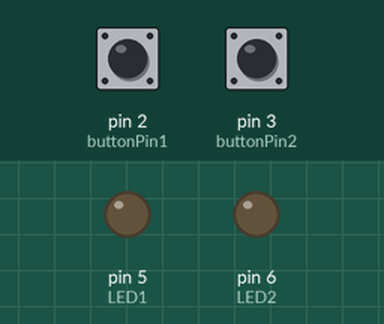
Recording of a sketch running on a simulated Arduino Uno, built with avr-gcc and run on an emulated ATmega328P. Parts: output pins drawn as LEDs (lit = HIGH). The inputs (shaded band) are chosen by the test bench; at power-on: pin 2 (buttonPin1) HIGH, pin 3 (buttonPin2) HIGH.

Above: at 1.2 s.
1.3 s: pin 2 (buttonPin1) pulled LOW for 0.15 s
At 1.37 s:
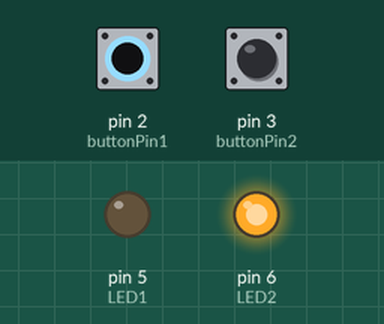
2.9 s: pin 3 (buttonPin2) pulled LOW for 0.15 s
At 2.97 s:
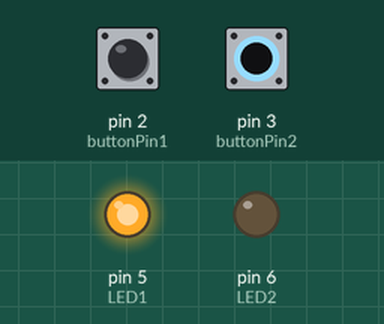
4.5 s: pin 3 (buttonPin2) pulled LOW for 3.2 s
At 8.3 s:
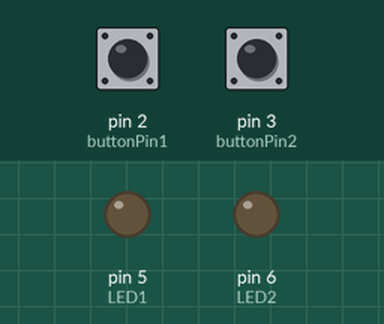
9.2 s: pin 2 (buttonPin1) pulled LOW for 3.2 s
At 9.5 s:
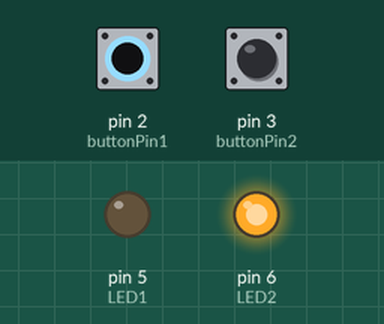
Timing chart, 0 to 13.9 s (numbered marks = the images above; inputs shaded):
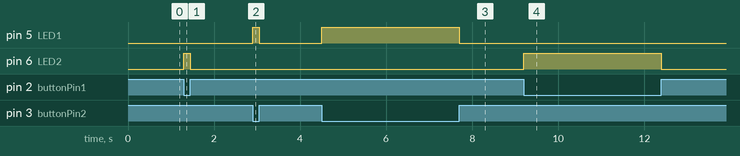

Measured:
- after the input at 1.3 s, pin 6 (LED2): LOW → HIGH at once, → LOW 0.15 s later
- after the input at 2.9 s, pin 5 (LED1): LOW → HIGH at once, → LOW 0.15 s later
- after the input at 4.5 s, pin 5 (LED1): LOW → HIGH at once, → LOW 3.2 s later
- after the input at 9.2 s, pin 6 (LED2): LOW → HIGH at once, → LOW 3.2 s later

The sketch:

AlambrarCodigo.ino
```cpp
int buttonPin1 = 2;
int buttonPin2 = 3;
int LED1 = 5;
int LED2 = 6;

void setup() {
  // Define the two LED pins as outputs
  pinMode(LED1, OUTPUT);
  pinMode(LED2, OUTPUT);
  // Define the two buttons as inputs with the internal pull-up resistor  activated
  pinMode(buttonPin1, INPUT_PULLUP);
  pinMode(buttonPin2, INPUT_PULLUP);
}
void loop() {
  // Read the value of the inputs. It can be either 0 or 1
  // 0 if toggled in that direction and 1 otherwise

  int buttonValue1 = digitalRead(buttonPin1);
  int buttonValue2 = digitalRead(buttonPin2);

  if (buttonValue1 == HIGH && buttonValue2 == HIGH) {
    // Switch toggled to the middle. Turn LEDs off
    digitalWrite(LED1, LOW);
    digitalWrite(LED2, LOW);
  } else if (buttonValue1 == LOW) {
    // Button is toggled to the second pin
    digitalWrite(LED1, LOW);
    digitalWrite(LED2, HIGH);
  } else {
    // Button is toggled to the third pin
    digitalWrite(LED1, HIGH);
    digitalWrite(LED2, LOW);
  }

}
```
